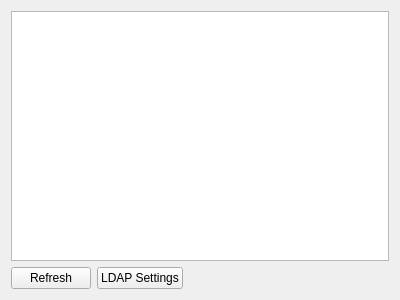
<?xml version="1.0" encoding="UTF-8"?>
<ui version="4.0">
 <class>QnUserManagementWidget</class>
 <widget class="QWidget" name="QnUserManagementWidget">
  <property name="geometry">
   <rect>
    <x>0</x>
    <y>0</y>
    <width>400</width>
    <height>300</height>
   </rect>
  </property>
  <property name="windowTitle">
   <string>Form</string>
  </property>
  <layout class="QVBoxLayout" name="verticalLayout">
   <item>
    <widget class="QTableView" name="usersTable">
     <property name="selectionMode">
      <enum>QAbstractItemView::SingleSelection</enum>
     </property>
     <property name="selectionBehavior">
      <enum>QAbstractItemView::SelectRows</enum>
     </property>
     <property name="sortingEnabled">
      <bool>true</bool>
     </property>
    </widget>
   </item>
   <item>
    <layout class="QHBoxLayout" name="horizontalLayout">
     <item>
      <widget class="QPushButton" name="refreshButton">
       <property name="text">
        <string>Refresh</string>
       </property>
      </widget>
     </item>
     <item>
      <widget class="QPushButton" name="ldapSettingsButton">
       <property name="text">
        <string>LDAP Settings</string>
       </property>
      </widget>
     </item>
     <item>
      <spacer name="horizontalSpacer">
       <property name="orientation">
        <enum>Qt::Horizontal</enum>
       </property>
       <property name="sizeHint" stdset="0">
        <size>
         <width>40</width>
         <height>20</height>
        </size>
       </property>
      </spacer>
     </item>
    </layout>
   </item>
  </layout>
 </widget>
 <resources/>
 <connections/>
</ui>
